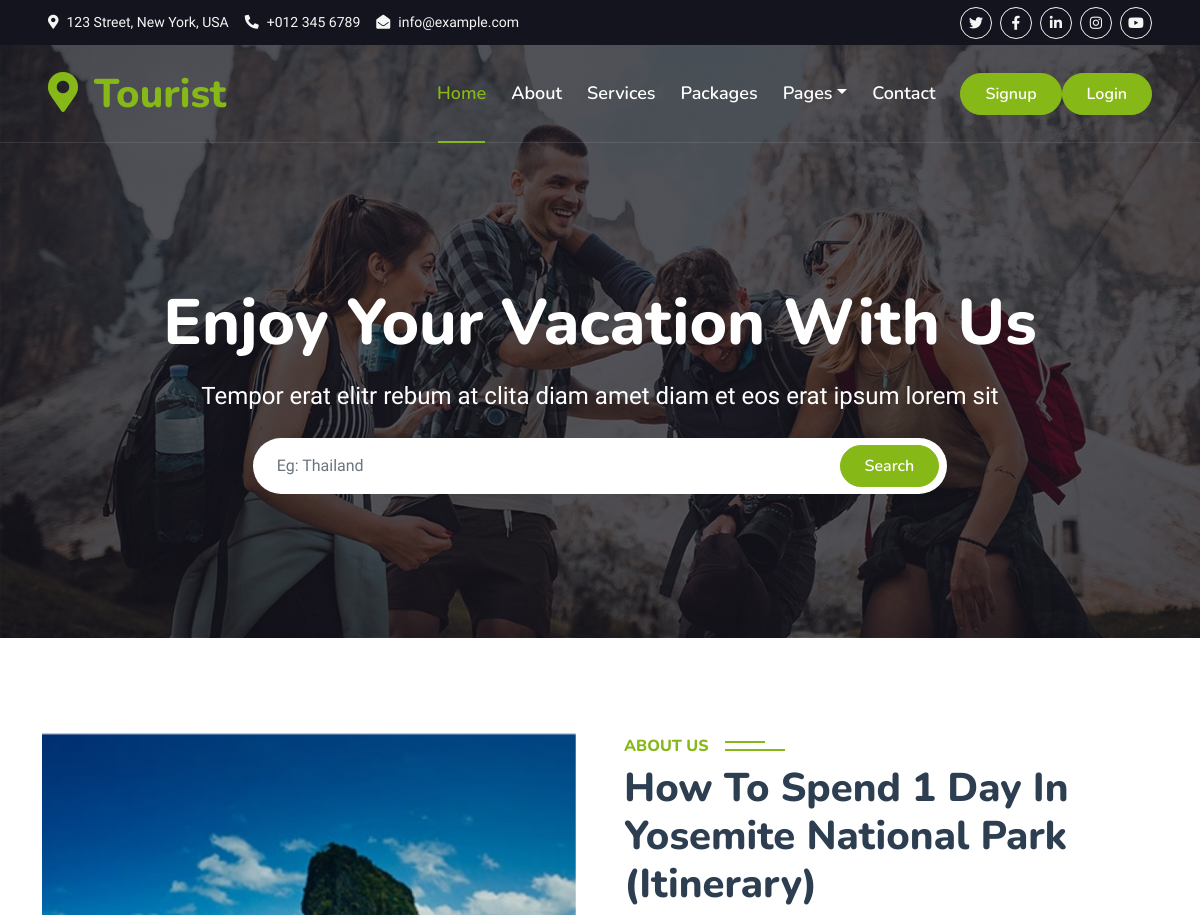
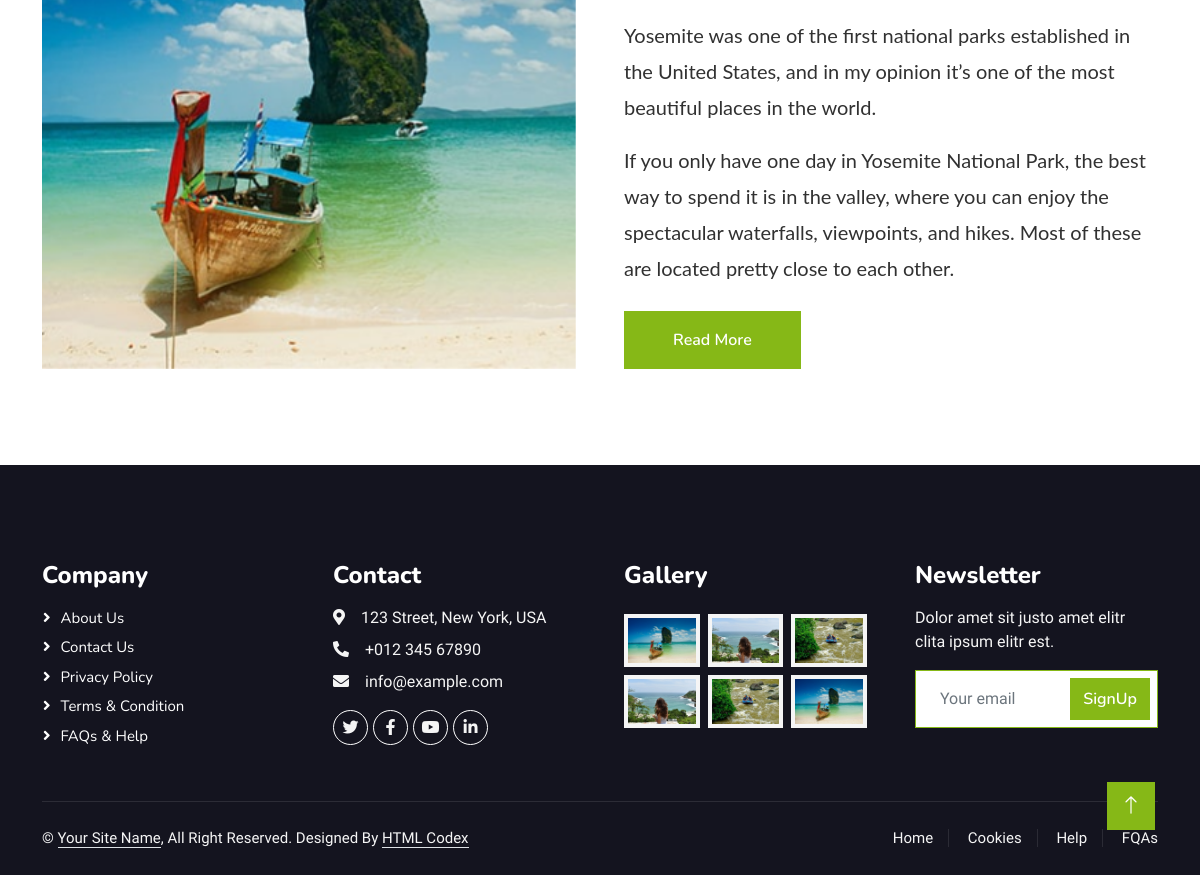
The page /blog/i-am-boss-4 on the database its author committed (2 pictures, top to bottom).
### tables this page shows
CREATE TABLE `posts` (
  `id` int(11) NOT NULL,
  `slug` text NOT NULL,
  `post_type` int(11) NOT NULL,
  `banner_img` varchar(100) NOT NULL,
  `title` varchar(200) NOT NULL,
  `sub_title` text NOT NULL,
  `description` text NOT NULL,
  `posted_date` timestamp NOT NULL DEFAULT current_timestamp(),
  `publish_date` date DEFAULT NULL,
  `event_date` date DEFAULT NULL,
  `attachment` text DEFAULT NULL,
  `is_new` tinyint(4) DEFAULT NULL,
  `tags` text DEFAULT NULL,
  `is_active` tinyint(4) NOT NULL
);

### application/controllers/FrontendController.php (called while the page is built, shortened)
<?php
class FrontendController extends CI_Controller {
	public function __construct() {
		$this->load->model('FrontendModel', 'front');
	 }
	public function postDetails($slug)
	{
		$data['post'] = $this->front->get_one_post($slug);
		$data['title'] = ucfirst('Post Detail');
		$data['content'] = $this->load->view('post_detail', $data, true);
        $this->load->view('layout', $data);
	}
}

### index.php (called while the page is built, shortened)
<?php
require_once BASEPATH.'core/CodeIgniter.php';

### application/models/FrontendModel.php (called while the page is built, shortened)
<?php
class FrontendModel extends CI_Model
{
    public function get_one_post($slug)
	{
        $result =  $this->db->get_where('posts', ['slug' => $slug])->row();
		return $result;
	}
}

### application/views/post_detail.php (the view, shortened to what this page needs)
<div class="container-xxl py-5">
        <div class="container">
            <div class="row g-5">
                <div class="col-lg-6 wow fadeInUp" data-wow-delay="0.1s" style="min-height: 400px;">
                    <div class="position-relative h-100">
                        <img class="img-fluid position-absolute w-100 h-100" src="<?php echo base_url().$post->banner_img; ?>" alt="" style="object-fit: cover;">
                    </div>
                </div>
                <div class="col-lg-6 wow fadeInUp" data-wow-delay="0.3s">
                    <h6 class="section-title bg-white text-start text-primary pe-3">About Us</h6>
                    <h1 class="mb-4"><?php echo $post->title; ?></h1>
                    <?php echo $post->description; ?>
                    <a class="btn btn-primary py-3 px-5 mt-2" href="">Read More</a>
                </div>
            </div>
        </div>
    </div>

### assets_front/css/style.css (style rules this page uses)
:root { --primary: #86B817; --secondary: #FE8800; --light: #F5F5F5; --dark: #14141F; }
.btn { font-family: 'Nunito', sans-serif; font-weight: 600; transition: .5s; }
.btn.btn-primary, .btn.btn-secondary { color: #FFFFFF; }
.section-title { position: relative; display: inline-block; text-transform: uppercase; }
.section-title::before { position: absolute; content: ""; width: calc(100% + 80px); height: 2px; top: 4px; left: -40px; background: var(--primary); z-index: -1; }
.section-title::after { position: absolute; content: ""; width: calc(100% + 120px); height: 2px; bottom: 5px; left: -60px; background: var(--primary); z-index: -1; }
.section-title.text-start::before { width: calc(100% + 40px); left: 0; }
.section-title.text-start::after { width: calc(100% + 60px); left: 0; }

### rows shown on the page
posts: banner_img (picture), title "How To Spend 1 Day In Yosemite National Park (Itinerary)", description "Yosemite was one of the first national parks established in the United States, and in my opinion it’s one of the most beautiful places in the world. If you only have one day in Yosemite National Park, the best way to spend it is in the valley, where you can enjoy the spectacular waterfalls, viewpoints, and hikes. Most of these are located pretty close to each other."
